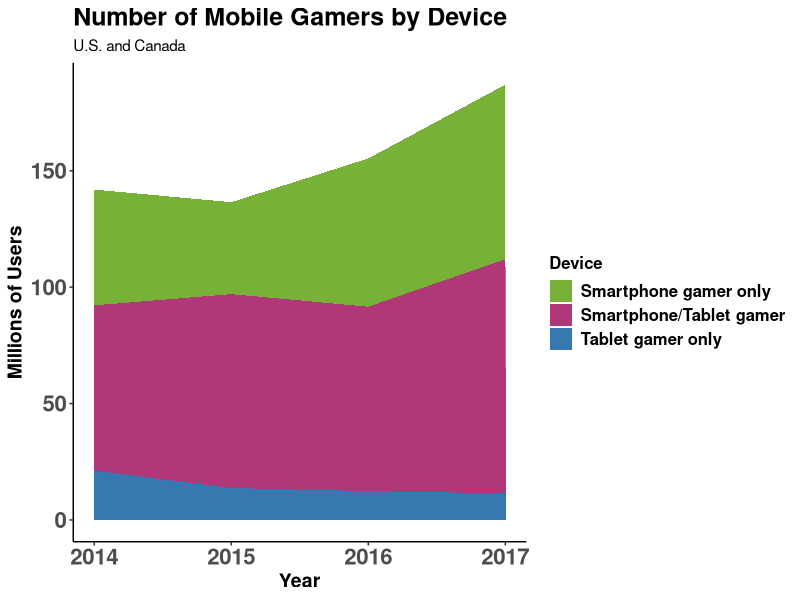
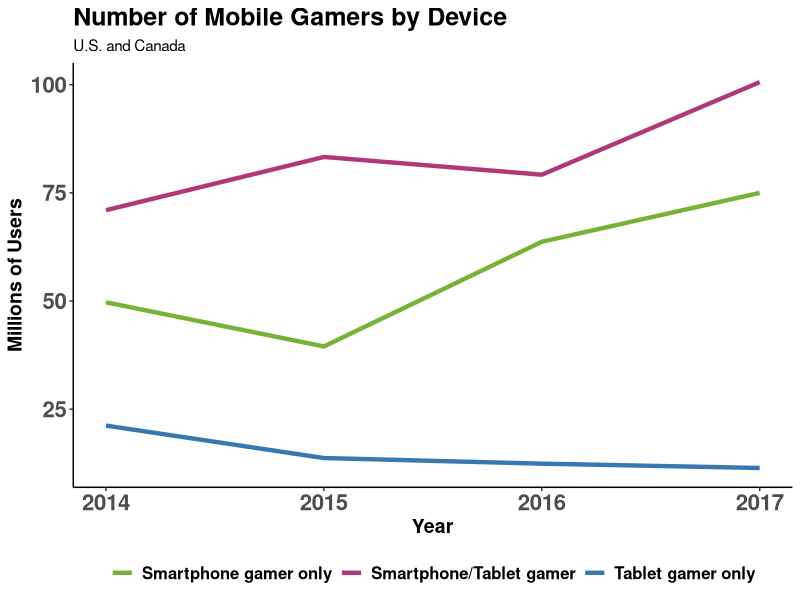
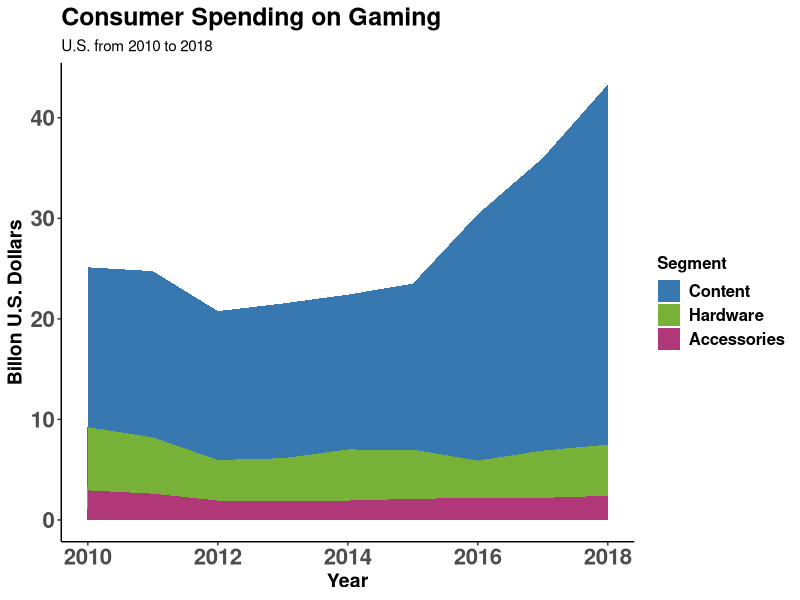
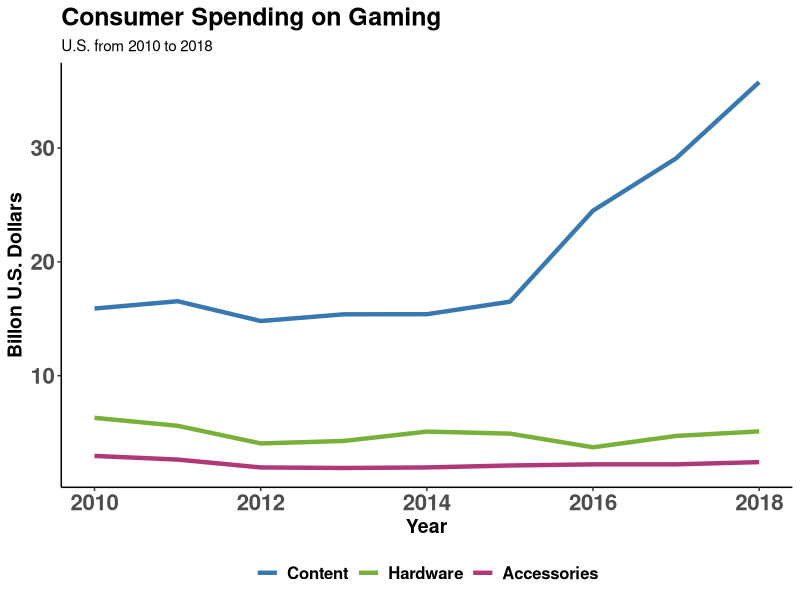

The R source for these figures, in order:
# jump start code
# to be used with R
# stacked area chart

# reference Chang book, starting pg 62 ("Making a Graph with Shaded Area")

# install and load needed packages
install.packages("readxl")
install.packages("lattice")
install.packages("ggplot2")
install.packages("reshape")
library(readxl)
library(lattice)
library(ggplot2)
library(reshape)

# set working directory
setwd("~/Desktop/R/")


################### First Chart #####################
# load data set for number of users by device
# source data in csv file
vg_device <- read.csv("statistic_number-of-mobile-gamers-in-north-america-2014-2017-by-device.csv")
# examine the first five rows of the data set
head(vg_device)

# Preparing the data set for use
# Renaming the data columns
names(vg_device) <- c('Device', '2014', '2015', '2016', '2017')

# Combining the year columns into one column
vg_device2 <- melt(vg_device, id.vars=c('Device'),var='Year')
# Checking result
head(vg_device2)

# Changing data type of columns
str(vg_device2)
vg_device2$Device <- as.character(vg_device2$Device)
vg_device2$Year <- as.character(vg_device2$Year)
vg_device2$Year <- as.numeric(vg_device2$Year)
# Checking result
str(vg_device2)


# Area chart
# This chart was not used for the assignment
ggplot(vg_device2, aes(x=Year, y=value, fill=Device)) + 
  geom_area() +
  scale_fill_manual(values=c('#78B138', '#B13878', '#3878B1')) +
  theme_classic() + 
  labs(title="Number of Mobile Gamers by Device", subtitle="U.S. and Canada", y="Millions of Users", x="Year") +
  theme(
    plot.title = element_text(face="bold", size=18),
    axis.title.x = element_text(face="bold", size=14),
    axis.title.y = element_text(face="bold", size=14),
    axis.text.x = element_text(face="bold", size=16),
    axis.text.y = element_text(face="bold", size=16),
    legend.text = element_text(face="bold", size=12),
    legend.title = element_text(face="bold", size=12))

# Line chart
# This chart was used for the assignment
ggplot(vg_device2, aes(x=Year, y=value, group=Device, color=Device)) +
  geom_line(size=1.5) +
  scale_color_manual(values=c('#78B138', '#B13878', '#3878B1')) +
  theme_classic() + 
  labs(title="Number of Mobile Gamers by Device", subtitle="U.S. and Canada", y="Millions of Users", x="Year") +
  theme(
    plot.title = element_text(face="bold", size=18),
    axis.title.x = element_text(face="bold", size=14),
    axis.title.y = element_text(face="bold", size=14),
    axis.text.x = element_text(face="bold", size=16),
    axis.text.y = element_text(face="bold", size=16),
    legend.text = element_text(face="bold", size=12),
#    legend.title = element_text(face="bold", size=12), 
    legend.title = element_blank(),
    legend.position="bottom", legend.box = "horizontal")



################## Second Chart ######################
# load data set for consumer spending by segment
# source data in csv file
vg_segment <- read.csv("statistic_consumer-spending-on-gaming-in-the-us-from-2010-to-2018-by-segment.csv")
# examine the first five rows of the data set
head(vg_segment)

# Preparing the data set for use
# Combining the segment columns into one column
vg_segment2 <- melt(vg_segment, id.vars=c('Year'),var='Segment')
# Checking result
head(vg_segment2)

# Changing data type of columns
str(vg_segment2)
vg_segment2$Segment <- as.character(vg_segment2$Segment)
# Checking result
str(vg_segment2)


#changing the order in which the segments are plotted
vg_segment2$Segment <- factor(vg_segment2$Segment, levels=c('Content', 'Hardware', 'Accessories'))

# Area chart
# This chart was not used for the assignment
ggplot(vg_segment2, aes(x=Year, y=value, fill=Segment)) + 
  geom_area() +
  scale_fill_manual(values=c('#3878B1', '#78B138','#B13878')) +
  theme_classic() + 
  labs(title="Consumer Spending on Gaming", subtitle="U.S. from 2010 to 2018", y="Billon U.S. Dollars", x="Year") +
  theme(
    plot.title = element_text(face="bold", size=18),
    axis.title.x = element_text(face="bold", size=14),
    axis.title.y = element_text(face="bold", size=14),
    axis.text.x = element_text(face="bold", size=16),
    axis.text.y = element_text(face="bold", size=16),
    legend.text = element_text(face="bold", size=12),
    legend.title = element_text(face="bold", size=12))

# Line chart
# This chart was used for the assignment
ggplot(vg_segment2, aes(x=Year, y=value, group=Segment, color=Segment)) +
  geom_line(size=1.5) +
  scale_color_manual(values=c('#3878B1', '#78B138','#B13878')) +
  theme_classic() + 
  labs(title="Consumer Spending on Gaming", subtitle="U.S. from 2010 to 2018", y="Billon U.S. Dollars", x="Year") +
  theme(
    plot.title = element_text(face="bold", size=18),
    axis.title.x = element_text(face="bold", size=14),
    axis.title.y = element_text(face="bold", size=14),
    axis.text.x = element_text(face="bold", size=16),
    axis.text.y = element_text(face="bold", size=16),
    legend.text = element_text(face="bold", size=12),
#    legend.title = element_text(face="bold", size=12),
    legend.title = element_blank(),
    legend.position="bottom", legend.box = "horizontal")
